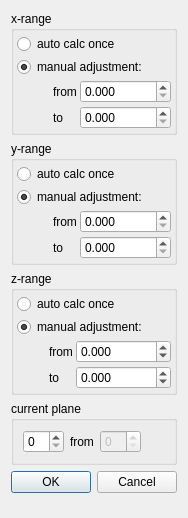
<?xml version="1.0" encoding="UTF-8"?>
<ui version="4.0">
 <class>Dialog2DScale</class>
 <widget class="QDialog" name="Dialog2DScale">
  <property name="geometry">
   <rect>
    <x>0</x>
    <y>0</y>
    <width>187</width>
    <height>518</height>
   </rect>
  </property>
  <property name="windowTitle">
   <string>Plot Interval Settings</string>
  </property>
  <layout class="QVBoxLayout" name="verticalLayout_4">
   <item>
    <widget class="QGroupBox" name="groupX">
     <property name="enabled">
      <bool>true</bool>
     </property>
     <property name="title">
      <string>x-range</string>
     </property>
     <layout class="QVBoxLayout" name="verticalLayout">
      <property name="spacing">
       <number>3</number>
      </property>
      <property name="margin">
       <number>3</number>
      </property>
      <item>
       <widget class="QRadioButton" name="radioAutoCalcX">
        <property name="text">
         <string>auto calc once</string>
        </property>
       </widget>
      </item>
      <item>
       <widget class="QRadioButton" name="radioManualX">
        <property name="text">
         <string>manual adjustment:</string>
        </property>
        <property name="checked">
         <bool>true</bool>
        </property>
       </widget>
      </item>
      <item>
       <layout class="QGridLayout" name="gridLayout">
        <item row="0" column="0">
         <spacer name="horizontalSpacer">
          <property name="orientation">
           <enum>Qt::Horizontal</enum>
          </property>
          <property name="sizeHint" stdset="0">
           <size>
            <width>40</width>
            <height>20</height>
           </size>
          </property>
         </spacer>
        </item>
        <item row="0" column="1">
         <widget class="QLabel" name="label">
          <property name="text">
           <string>from</string>
          </property>
          <property name="buddy">
           <cstring>spinMinX</cstring>
          </property>
         </widget>
        </item>
        <item row="0" column="2">
         <widget class="QDoubleSpinBox" name="spinMinX">
          <property name="sizePolicy">
           <sizepolicy hsizetype="MinimumExpanding" vsizetype="Fixed">
            <horstretch>0</horstretch>
            <verstretch>0</verstretch>
           </sizepolicy>
          </property>
          <property name="decimals">
           <number>3</number>
          </property>
         </widget>
        </item>
        <item row="1" column="0">
         <spacer name="horizontalSpacer_2">
          <property name="orientation">
           <enum>Qt::Horizontal</enum>
          </property>
          <property name="sizeHint" stdset="0">
           <size>
            <width>40</width>
            <height>20</height>
           </size>
          </property>
         </spacer>
        </item>
        <item row="1" column="1">
         <widget class="QLabel" name="label_2">
          <property name="text">
           <string>to</string>
          </property>
          <property name="buddy">
           <cstring>spinMaxX</cstring>
          </property>
         </widget>
        </item>
        <item row="1" column="2">
         <widget class="QDoubleSpinBox" name="spinMaxX">
          <property name="decimals">
           <number>3</number>
          </property>
          <property name="maximum">
           <double>100000.000000000000000</double>
          </property>
         </widget>
        </item>
       </layout>
      </item>
     </layout>
    </widget>
   </item>
   <item>
    <widget class="QGroupBox" name="groupY">
     <property name="enabled">
      <bool>true</bool>
     </property>
     <property name="title">
      <string>y-range</string>
     </property>
     <layout class="QVBoxLayout" name="verticalLayout_2">
      <property name="spacing">
       <number>3</number>
      </property>
      <property name="margin">
       <number>3</number>
      </property>
      <item>
       <widget class="QRadioButton" name="radioAutoCalcY">
        <property name="text">
         <string>auto calc once</string>
        </property>
       </widget>
      </item>
      <item>
       <widget class="QRadioButton" name="radioManualY">
        <property name="text">
         <string>manual adjustment:</string>
        </property>
        <property name="checked">
         <bool>true</bool>
        </property>
       </widget>
      </item>
      <item>
       <layout class="QGridLayout" name="gridLayout_2">
        <item row="0" column="0">
         <spacer name="horizontalSpacer_3">
          <property name="orientation">
           <enum>Qt::Horizontal</enum>
          </property>
          <property name="sizeHint" stdset="0">
           <size>
            <width>40</width>
            <height>20</height>
           </size>
          </property>
         </spacer>
        </item>
        <item row="0" column="1">
         <widget class="QLabel" name="label_3">
          <property name="text">
           <string>from</string>
          </property>
          <property name="buddy">
           <cstring>spinMinY</cstring>
          </property>
         </widget>
        </item>
        <item row="0" column="2">
         <widget class="QDoubleSpinBox" name="spinMinY">
          <property name="sizePolicy">
           <sizepolicy hsizetype="MinimumExpanding" vsizetype="Fixed">
            <horstretch>0</horstretch>
            <verstretch>0</verstretch>
           </sizepolicy>
          </property>
          <property name="decimals">
           <number>3</number>
          </property>
         </widget>
        </item>
        <item row="1" column="0">
         <spacer name="horizontalSpacer_4">
          <property name="orientation">
           <enum>Qt::Horizontal</enum>
          </property>
          <property name="sizeHint" stdset="0">
           <size>
            <width>40</width>
            <height>20</height>
           </size>
          </property>
         </spacer>
        </item>
        <item row="1" column="1">
         <widget class="QLabel" name="label_4">
          <property name="text">
           <string>to</string>
          </property>
          <property name="buddy">
           <cstring>spinMaxY</cstring>
          </property>
         </widget>
        </item>
        <item row="1" column="2">
         <widget class="QDoubleSpinBox" name="spinMaxY">
          <property name="decimals">
           <number>3</number>
          </property>
          <property name="maximum">
           <double>100000.000000000000000</double>
          </property>
         </widget>
        </item>
       </layout>
      </item>
     </layout>
    </widget>
   </item>
   <item>
    <widget class="QGroupBox" name="groupZ">
     <property name="title">
      <string>z-range</string>
     </property>
     <layout class="QVBoxLayout" name="verticalLayout_3">
      <property name="spacing">
       <number>3</number>
      </property>
      <property name="margin">
       <number>3</number>
      </property>
      <item>
       <widget class="QRadioButton" name="radioAutoCalcZ">
        <property name="text">
         <string>auto calc once</string>
        </property>
       </widget>
      </item>
      <item>
       <widget class="QRadioButton" name="radioManualZ">
        <property name="text">
         <string>manual adjustment:</string>
        </property>
        <property name="checked">
         <bool>true</bool>
        </property>
       </widget>
      </item>
      <item>
       <layout class="QGridLayout" name="gridLayout_3">
        <item row="0" column="0">
         <spacer name="horizontalSpacer_5">
          <property name="orientation">
           <enum>Qt::Horizontal</enum>
          </property>
          <property name="sizeHint" stdset="0">
           <size>
            <width>40</width>
            <height>20</height>
           </size>
          </property>
         </spacer>
        </item>
        <item row="0" column="1">
         <widget class="QLabel" name="label_5">
          <property name="text">
           <string>from</string>
          </property>
          <property name="buddy">
           <cstring>spinMinZ</cstring>
          </property>
         </widget>
        </item>
        <item row="0" column="2">
         <widget class="QDoubleSpinBox" name="spinMinZ">
          <property name="sizePolicy">
           <sizepolicy hsizetype="MinimumExpanding" vsizetype="Fixed">
            <horstretch>0</horstretch>
            <verstretch>0</verstretch>
           </sizepolicy>
          </property>
          <property name="decimals">
           <number>3</number>
          </property>
          <property name="minimum">
           <double>-999999999.000000000000000</double>
          </property>
          <property name="maximum">
           <double>999999999.000000000000000</double>
          </property>
         </widget>
        </item>
        <item row="1" column="0">
         <spacer name="horizontalSpacer_6">
          <property name="orientation">
           <enum>Qt::Horizontal</enum>
          </property>
          <property name="sizeHint" stdset="0">
           <size>
            <width>40</width>
            <height>20</height>
           </size>
          </property>
         </spacer>
        </item>
        <item row="1" column="1">
         <widget class="QLabel" name="label_6">
          <property name="text">
           <string>to</string>
          </property>
          <property name="buddy">
           <cstring>spinMaxZ</cstring>
          </property>
         </widget>
        </item>
        <item row="1" column="2">
         <widget class="QDoubleSpinBox" name="spinMaxZ">
          <property name="decimals">
           <number>3</number>
          </property>
          <property name="minimum">
           <double>-999999999.000000000000000</double>
          </property>
          <property name="maximum">
           <double>999999999.000000000000000</double>
          </property>
         </widget>
        </item>
       </layout>
      </item>
     </layout>
    </widget>
   </item>
   <item>
    <widget class="QGroupBox" name="groupPlane">
     <property name="title">
      <string>current plane</string>
     </property>
     <layout class="QHBoxLayout" name="horizontalLayout">
      <item>
       <widget class="QSpinBox" name="spinBox_curplane"/>
      </item>
      <item>
       <widget class="QLabel" name="label_7">
        <property name="text">
         <string>from</string>
        </property>
        <property name="buddy">
         <cstring>spinMinZ</cstring>
        </property>
       </widget>
      </item>
      <item>
       <widget class="QSpinBox" name="spinBox_totalplane">
        <property name="enabled">
         <bool>false</bool>
        </property>
       </widget>
      </item>
      <item>
       <spacer name="horizontalSpacer_7">
        <property name="orientation">
         <enum>Qt::Horizontal</enum>
        </property>
        <property name="sizeHint" stdset="0">
         <size>
          <width>3</width>
          <height>20</height>
         </size>
        </property>
       </spacer>
      </item>
     </layout>
    </widget>
   </item>
   <item>
    <widget class="QDialogButtonBox" name="buttonBox">
     <property name="orientation">
      <enum>Qt::Horizontal</enum>
     </property>
     <property name="standardButtons">
      <set>QDialogButtonBox::Cancel|QDialogButtonBox::Ok</set>
     </property>
    </widget>
   </item>
   <item>
    <spacer name="verticalSpacer">
     <property name="orientation">
      <enum>Qt::Vertical</enum>
     </property>
     <property name="sizeHint" stdset="0">
      <size>
       <width>20</width>
       <height>1</height>
      </size>
     </property>
    </spacer>
   </item>
  </layout>
 </widget>
 <tabstops>
  <tabstop>radioAutoCalcX</tabstop>
  <tabstop>radioManualX</tabstop>
  <tabstop>spinMinX</tabstop>
  <tabstop>spinMaxX</tabstop>
  <tabstop>radioAutoCalcY</tabstop>
  <tabstop>radioManualY</tabstop>
  <tabstop>spinMinY</tabstop>
  <tabstop>spinMaxY</tabstop>
  <tabstop>radioAutoCalcZ</tabstop>
  <tabstop>radioManualZ</tabstop>
  <tabstop>spinMinZ</tabstop>
  <tabstop>spinMaxZ</tabstop>
  <tabstop>buttonBox</tabstop>
 </tabstops>
 <resources/>
 <connections>
  <connection>
   <sender>buttonBox</sender>
   <signal>accepted()</signal>
   <receiver>Dialog2DScale</receiver>
   <slot>accept()</slot>
   <hints>
    <hint type="sourcelabel">
     <x>227</x>
     <y>368</y>
    </hint>
    <hint type="destinationlabel">
     <x>157</x>
     <y>274</y>
    </hint>
   </hints>
  </connection>
  <connection>
   <sender>buttonBox</sender>
   <signal>rejected()</signal>
   <receiver>Dialog2DScale</receiver>
   <slot>reject()</slot>
   <hints>
    <hint type="sourcelabel">
     <x>257</x>
     <y>374</y>
    </hint>
    <hint type="destinationlabel">
     <x>266</x>
     <y>274</y>
    </hint>
   </hints>
  </connection>
  <connection>
   <sender>radioManualX</sender>
   <signal>clicked(bool)</signal>
   <receiver>spinMinX</receiver>
   <slot>setEnabled(bool)</slot>
   <hints>
    <hint type="sourcelabel">
     <x>82</x>
     <y>54</y>
    </hint>
    <hint type="destinationlabel">
     <x>216</x>
     <y>76</y>
    </hint>
   </hints>
  </connection>
  <connection>
   <sender>radioManualX</sender>
   <signal>clicked(bool)</signal>
   <receiver>spinMaxX</receiver>
   <slot>setEnabled(bool)</slot>
   <hints>
    <hint type="sourcelabel">
     <x>48</x>
     <y>55</y>
    </hint>
    <hint type="destinationlabel">
     <x>178</x>
     <y>101</y>
    </hint>
   </hints>
  </connection>
  <connection>
   <sender>radioManualY</sender>
   <signal>clicked(bool)</signal>
   <receiver>spinMinY</receiver>
   <slot>setEnabled(bool)</slot>
   <hints>
    <hint type="sourcelabel">
     <x>50</x>
     <y>168</y>
    </hint>
    <hint type="destinationlabel">
     <x>178</x>
     <y>190</y>
    </hint>
   </hints>
  </connection>
  <connection>
   <sender>radioManualY</sender>
   <signal>clicked(bool)</signal>
   <receiver>spinMaxY</receiver>
   <slot>setEnabled(bool)</slot>
   <hints>
    <hint type="sourcelabel">
     <x>29</x>
     <y>171</y>
    </hint>
    <hint type="destinationlabel">
     <x>176</x>
     <y>219</y>
    </hint>
   </hints>
  </connection>
  <connection>
   <sender>radioManualZ</sender>
   <signal>clicked(bool)</signal>
   <receiver>spinMinZ</receiver>
   <slot>setEnabled(bool)</slot>
   <hints>
    <hint type="sourcelabel">
     <x>73</x>
     <y>283</y>
    </hint>
    <hint type="destinationlabel">
     <x>188</x>
     <y>308</y>
    </hint>
   </hints>
  </connection>
  <connection>
   <sender>radioManualZ</sender>
   <signal>clicked(bool)</signal>
   <receiver>spinMaxZ</receiver>
   <slot>setEnabled(bool)</slot>
   <hints>
    <hint type="sourcelabel">
     <x>46</x>
     <y>283</y>
    </hint>
    <hint type="destinationlabel">
     <x>192</x>
     <y>333</y>
    </hint>
   </hints>
  </connection>
  <connection>
   <sender>radioAutoCalcX</sender>
   <signal>clicked(bool)</signal>
   <receiver>spinMinX</receiver>
   <slot>setDisabled(bool)</slot>
   <hints>
    <hint type="sourcelabel">
     <x>31</x>
     <y>32</y>
    </hint>
    <hint type="destinationlabel">
     <x>166</x>
     <y>81</y>
    </hint>
   </hints>
  </connection>
  <connection>
   <sender>radioAutoCalcX</sender>
   <signal>clicked(bool)</signal>
   <receiver>spinMaxX</receiver>
   <slot>setDisabled(bool)</slot>
   <hints>
    <hint type="sourcelabel">
     <x>109</x>
     <y>32</y>
    </hint>
    <hint type="destinationlabel">
     <x>164</x>
     <y>107</y>
    </hint>
   </hints>
  </connection>
  <connection>
   <sender>radioAutoCalcY</sender>
   <signal>clicked(bool)</signal>
   <receiver>spinMinY</receiver>
   <slot>setDisabled(bool)</slot>
   <hints>
    <hint type="sourcelabel">
     <x>75</x>
     <y>150</y>
    </hint>
    <hint type="destinationlabel">
     <x>165</x>
     <y>195</y>
    </hint>
   </hints>
  </connection>
  <connection>
   <sender>radioAutoCalcY</sender>
   <signal>clicked(bool)</signal>
   <receiver>spinMaxY</receiver>
   <slot>setDisabled(bool)</slot>
   <hints>
    <hint type="sourcelabel">
     <x>91</x>
     <y>149</y>
    </hint>
    <hint type="destinationlabel">
     <x>157</x>
     <y>223</y>
    </hint>
   </hints>
  </connection>
  <connection>
   <sender>radioAutoCalcZ</sender>
   <signal>clicked(bool)</signal>
   <receiver>spinMinZ</receiver>
   <slot>setDisabled(bool)</slot>
   <hints>
    <hint type="sourcelabel">
     <x>91</x>
     <y>266</y>
    </hint>
    <hint type="destinationlabel">
     <x>160</x>
     <y>311</y>
    </hint>
   </hints>
  </connection>
  <connection>
   <sender>radioAutoCalcZ</sender>
   <signal>clicked(bool)</signal>
   <receiver>spinMaxZ</receiver>
   <slot>setDisabled(bool)</slot>
   <hints>
    <hint type="sourcelabel">
     <x>99</x>
     <y>268</y>
    </hint>
    <hint type="destinationlabel">
     <x>162</x>
     <y>328</y>
    </hint>
   </hints>
  </connection>
 </connections>
</ui>
